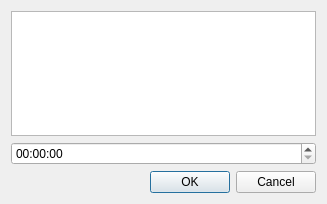
<?xml version="1.0" encoding="UTF-8"?>
<ui version="4.0">
 <class>Dialog</class>
 <widget class="QDialog" name="Dialog">
  <property name="geometry">
   <rect>
    <x>0</x>
    <y>0</y>
    <width>327</width>
    <height>204</height>
   </rect>
  </property>
  <property name="windowTitle">
   <string>Dialog</string>
  </property>
  <layout class="QVBoxLayout" name="verticalLayout">
   <item>
    <widget class="QTextEdit" name="textEdit"/>
   </item>
   <item>
    <widget class="QTimeEdit" name="timeEdit"/>
   </item>
   <item>
    <widget class="QDialogButtonBox" name="buttonBox">
     <property name="orientation">
      <enum>Qt::Horizontal</enum>
     </property>
     <property name="standardButtons">
      <set>QDialogButtonBox::Cancel|QDialogButtonBox::Ok</set>
     </property>
    </widget>
   </item>
  </layout>
 </widget>
 <resources/>
 <connections>
  <connection>
   <sender>buttonBox</sender>
   <signal>accepted()</signal>
   <receiver>Dialog</receiver>
   <slot>accept()</slot>
   <hints>
    <hint type="sourcelabel">
     <x>248</x>
     <y>254</y>
    </hint>
    <hint type="destinationlabel">
     <x>157</x>
     <y>274</y>
    </hint>
   </hints>
  </connection>
  <connection>
   <sender>buttonBox</sender>
   <signal>rejected()</signal>
   <receiver>Dialog</receiver>
   <slot>reject()</slot>
   <hints>
    <hint type="sourcelabel">
     <x>316</x>
     <y>260</y>
    </hint>
    <hint type="destinationlabel">
     <x>286</x>
     <y>274</y>
    </hint>
   </hints>
  </connection>
 </connections>
</ui>
